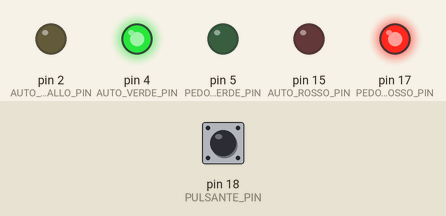
Simulated run of this sketch. Board: Arduino Uno, built with avr-gcc and run on an emulated ATmega328P. On the bench: output pins drawn as LEDs (lit = HIGH). Inputs (shaded band) come from the test bench; at power-on: pin 18 (PULSANTE_PIN) HIGH.

Above: at 1.2 s.
1.3 s: pin 18 (PULSANTE_PIN) pulled LOW for 0.15 s
At 2.1 s:
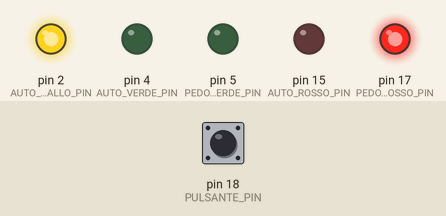
At 5.7 s:
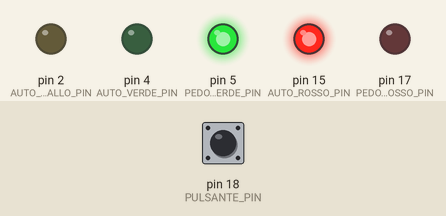
Timing chart, 0 to 15.8 s (numbered marks = the images above; inputs shaded):
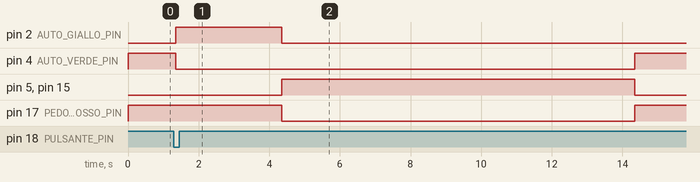

Measured:
- after the input at 1.3 s, pin 2 (AUTO_GIALLO_PIN): LOW → HIGH after 0.05 s, → LOW 3.0 s later; pin 4 (AUTO_VERDE_PIN): HIGH → LOW after 0.05 s, → HIGH 13.0 s later; pin 5 (PEDONE_VERDE_PIN), pin 15 (AUTO_ROSSO_PIN): LOW → HIGH after 3.1 s, → LOW 10.0 s later; pin 17 (PEDONE_ROSSO_PIN): HIGH → LOW after 3.1 s, → HIGH 10.0 s later

The sketch:

Semaforo.ino
```cpp
// Costanti dei pin
constexpr uint8_t AUTO_VERDE_PIN     = 4;
constexpr uint8_t AUTO_GIALLO_PIN    = 2;
constexpr uint8_t AUTO_ROSSO_PIN     = 15;

constexpr uint8_t PEDONE_VERDE_PIN   = 5;
constexpr uint8_t PEDONE_ROSSO_PIN   = 17;

constexpr uint8_t PULSANTE_PIN       = 18;

enum Stato {
  VERDE  = 0b001,
  GIALLO = 0b010,
  ROSSO  = 0b100
};

enum Tipo {
  STRADALE,
  PEDONALE
};

enum StatoIncrocio {
  AUTO_VERDE_PEDONI_ROSSO,
  AUTO_GIALLO_PEDONI_ROSSO,
  AUTO_ROSSO_PEDONI_VERDE
};

class Semaforo {
  private:
    uint8_t led_verde, led_giallo, led_rosso;
    const Tipo tipo_semaforo;

  public:
    // Costruttore per semafori stradali (3 luci)
    Semaforo(Tipo tipo, uint8_t pin_verde, uint8_t pin_giallo, uint8_t pin_rosso)
        : led_verde(pin_verde), led_giallo(pin_giallo), led_rosso(pin_rosso), tipo_semaforo(tipo) {
      pinMode(led_verde, OUTPUT);
      pinMode(led_giallo, OUTPUT);
      pinMode(led_rosso, OUTPUT);
    }

    // Costruttore per semafori pedonali (solo verde e rosso)
    Semaforo(Tipo tipo, uint8_t pin_verde, uint8_t pin_rosso)
        : led_verde(pin_verde), led_rosso(pin_rosso), tipo_semaforo(tipo) {
      pinMode(led_verde, OUTPUT);
      pinMode(led_rosso, OUTPUT);
    }

    void Stato(Stato stato) {
      // Usa operatori tra bit per verificare se accendere i singoli LED
      // Esempio: se stato = 0b010, allora (stato & 0b010) = true -> accendi giallo
      // Permette di poter aggiungere uno stato dove sono accese 2 luci contemporasneamente
      // Esempio: se stato fosse 0b011 accenderebbe il giallo e il verde
      digitalWrite(led_verde, stato & 0b001);
      if (tipo_semaforo == STRADALE)
        digitalWrite(led_giallo, stato & 0b010);
      digitalWrite(led_rosso, stato & 0b100);
    }
};

class Pulsante {
  private:
    bool old_stato;
    bool stato;
    const uint8_t pin;
    unsigned long lastDebounceTime = 0;
    static constexpr unsigned long debounceDelay = 50; // 50 ms di debounce

    bool leggiStatoGrezzo() { return !digitalRead(pin); } // PULLUP: premuto = LOW → ritorna true

  public:
    Pulsante(unsigned int pin_pulsante) : pin(pin_pulsante) {
      pinMode(pin, INPUT_PULLUP);
      old_stato = leggiStatoGrezzo();
      stato = old_stato;
    }

    // Restituisce true una sola volta alla pressione, con debounce
    bool checkOnPress() {
      bool lettura = leggiStatoGrezzo();

      if (lettura != stato) {
        lastDebounceTime = millis(); // reset debounce
      }

      if ((millis() - lastDebounceTime) > debounceDelay) {
        if (lettura != old_stato) {
          old_stato = lettura;
          if (old_stato) return true; // stato appena passato a premuto
        }
      }

      stato = lettura;
      return false;
    }
};

// Istanziazione semafori e pulsante
Semaforo semaforo_auto(STRADALE, AUTO_VERDE_PIN, AUTO_GIALLO_PIN, AUTO_ROSSO_PIN);
Semaforo semaforo_pedonale(PEDONALE, PEDONE_VERDE_PIN, PEDONE_ROSSO_PIN);
Pulsante pulsante(PULSANTE_PIN);

// Stato iniziale dell'incrocio
StatoIncrocio stato_incrocio = AUTO_VERDE_PEDONI_ROSSO;

unsigned long tempo;

void setup() {
  tempo = millis();
}

void loop() {
  switch (stato_incrocio) {
    case AUTO_VERDE_PEDONI_ROSSO:
      semaforo_auto.Stato(VERDE);
      semaforo_pedonale.Stato(ROSSO);

      if (pulsante.checkOnPress()) {
        stato_incrocio = AUTO_GIALLO_PEDONI_ROSSO;
        tempo = millis();
      }
      break;

    case AUTO_GIALLO_PEDONI_ROSSO:
      semaforo_auto.Stato(GIALLO);
      semaforo_pedonale.Stato(ROSSO);

      if ((millis() - tempo) > 3'000) {
        stato_incrocio = AUTO_ROSSO_PEDONI_VERDE;
        tempo = millis();
      }
      break;

    case AUTO_ROSSO_PEDONI_VERDE:
      semaforo_auto.Stato(ROSSO);
      semaforo_pedonale.Stato(VERDE);

      if ((millis() - tempo) > 10'000) {
        stato_incrocio = AUTO_VERDE_PEDONI_ROSSO;
        tempo = millis();
      }
      break;
  }
}
```
